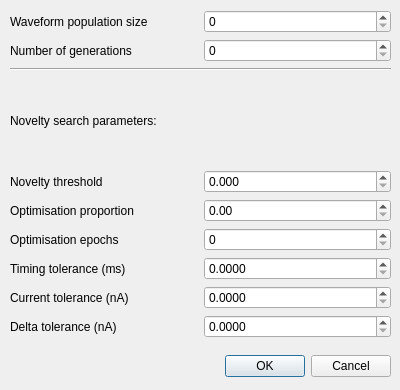
<?xml version="1.0" encoding="UTF-8"?>
<ui version="4.0">
 <class>WavegenSetupDialog</class>
 <widget class="QDialog" name="WavegenSetupDialog">
  <property name="geometry">
   <rect>
    <x>0</x>
    <y>0</y>
    <width>400</width>
    <height>390</height>
   </rect>
  </property>
  <property name="windowTitle">
   <string>Waveform generation setup</string>
  </property>
  <widget class="QDialogButtonBox" name="buttonBox">
   <property name="geometry">
    <rect>
     <x>50</x>
     <y>350</y>
     <width>341</width>
     <height>32</height>
    </rect>
   </property>
   <property name="orientation">
    <enum>Qt::Horizontal</enum>
   </property>
   <property name="standardButtons">
    <set>QDialogButtonBox::Cancel|QDialogButtonBox::Ok</set>
   </property>
  </widget>
  <widget class="QWidget" name="layoutWidget">
   <property name="geometry">
    <rect>
     <x>10</x>
     <y>10</y>
     <width>381</width>
     <height>328</height>
    </rect>
   </property>
   <layout class="QGridLayout" name="gridLayout">
    <item row="5" column="1">
     <widget class="QDoubleSpinBox" name="ns_optimiseProportion">
      <property name="toolTip">
       <string>&lt;html&gt;&lt;head/&gt;&lt;body&gt;&lt;p&gt;Number of reference waveforms from the novelty search stage that are to be used as the initial population in the optimisation stage&lt;/p&gt;&lt;/body&gt;&lt;/html&gt;</string>
      </property>
      <property name="decimals">
       <number>2</number>
      </property>
      <property name="maximum">
       <double>1.000000000000000</double>
      </property>
      <property name="singleStep">
       <double>0.100000000000000</double>
      </property>
     </widget>
    </item>
    <item row="4" column="1">
     <widget class="QDoubleSpinBox" name="ns_noveltyThreshold">
      <property name="toolTip">
       <string>&lt;html&gt;&lt;head/&gt;&lt;body&gt;&lt;p&gt;Threshold for new waveforms to be accepted as sufficiently novel to become a reference waveform.&lt;/p&gt;&lt;p&gt;As novelty is based on a number of features (e.g. of the current evoked by the waveform, in voltage clamp waveform generation), there is no one optimal value. As a rough guideline, aim for several hundred to a few thousand reference waveforms per parameter.&lt;/p&gt;&lt;/body&gt;&lt;/html&gt;</string>
      </property>
      <property name="decimals">
       <number>3</number>
      </property>
      <property name="maximum">
       <double>1000.000000000000000</double>
      </property>
     </widget>
    </item>
    <item row="0" column="1">
     <widget class="QSpinBox" name="popsize">
      <property name="maximum">
       <number>100000</number>
      </property>
      <property name="singleStep">
       <number>100</number>
      </property>
     </widget>
    </item>
    <item row="6" column="1">
     <widget class="QSpinBox" name="ns_ngenOptimise">
      <property name="maximum">
       <number>100000</number>
      </property>
     </widget>
    </item>
    <item row="1" column="0">
     <widget class="QLabel" name="label_2">
      <property name="text">
       <string>Number of generations</string>
      </property>
     </widget>
    </item>
    <item row="8" column="1">
     <widget class="QDoubleSpinBox" name="tolCurrent">
      <property name="toolTip">
       <string>&lt;html&gt;&lt;head/&gt;&lt;body&gt;&lt;p&gt;Current tolerance is the amount of current a differential response for a parameter must have in order to be considered for fitness evaluation.&lt;/p&gt;&lt;/body&gt;&lt;/html&gt;</string>
      </property>
      <property name="decimals">
       <number>4</number>
      </property>
      <property name="singleStep">
       <double>0.000100000000000</double>
      </property>
     </widget>
    </item>
    <item row="6" column="0">
     <widget class="QLabel" name="label_7">
      <property name="text">
       <string>Optimisation epochs</string>
      </property>
     </widget>
    </item>
    <item row="3" column="0" colspan="2">
     <widget class="QLabel" name="label_3">
      <property name="text">
       <string>Novelty search parameters:</string>
      </property>
     </widget>
    </item>
    <item row="5" column="0">
     <widget class="QLabel" name="label_6">
      <property name="text">
       <string>Optimisation proportion</string>
      </property>
     </widget>
    </item>
    <item row="7" column="0">
     <widget class="QLabel" name="label_4">
      <property name="text">
       <string>Timing tolerance (ms)</string>
      </property>
     </widget>
    </item>
    <item row="7" column="1">
     <widget class="QDoubleSpinBox" name="tolTime">
      <property name="toolTip">
       <string>&lt;html&gt;&lt;head/&gt;&lt;body&gt;&lt;p&gt;Timing tolerance describes the amount of time the differential current response for a parameter can be less than the maximum without ending its winning streak. I.e., a current response is considered a single response for fitness purposes even if it contains brief interruptions (usually from the capacitive current).&lt;/p&gt;&lt;/body&gt;&lt;/html&gt;</string>
      </property>
      <property name="decimals">
       <number>4</number>
      </property>
      <property name="singleStep">
       <double>0.000100000000000</double>
      </property>
     </widget>
    </item>
    <item row="2" column="0" colspan="2">
     <widget class="Line" name="line">
      <property name="orientation">
       <enum>Qt::Horizontal</enum>
      </property>
     </widget>
    </item>
    <item row="4" column="0">
     <widget class="QLabel" name="label_5">
      <property name="text">
       <string>Novelty threshold</string>
      </property>
     </widget>
    </item>
    <item row="8" column="0">
     <widget class="QLabel" name="label_8">
      <property name="text">
       <string>Current tolerance (nA)</string>
      </property>
     </widget>
    </item>
    <item row="0" column="0">
     <widget class="QLabel" name="label">
      <property name="text">
       <string>Waveform population size</string>
      </property>
     </widget>
    </item>
    <item row="1" column="1">
     <widget class="QSpinBox" name="ngen">
      <property name="maximum">
       <number>100000</number>
      </property>
      <property name="singleStep">
       <number>100</number>
      </property>
     </widget>
    </item>
    <item row="9" column="0">
     <widget class="QLabel" name="label_9">
      <property name="text">
       <string>Delta tolerance (nA)</string>
      </property>
     </widget>
    </item>
    <item row="9" column="1">
     <widget class="QDoubleSpinBox" name="tolDelta">
      <property name="toolTip">
       <string>&lt;html&gt;&lt;head/&gt;&lt;body&gt;&lt;p&gt;Delta tolerance is the minimal difference between the differential current responses of two parameters (i.e., the strongest response and the runner-up) in order to be considered for fitness evaluation.&lt;/p&gt;&lt;/body&gt;&lt;/html&gt;</string>
      </property>
      <property name="decimals">
       <number>4</number>
      </property>
      <property name="singleStep">
       <double>0.000100000000000</double>
      </property>
     </widget>
    </item>
   </layout>
  </widget>
 </widget>
 <resources/>
 <connections>
  <connection>
   <sender>buttonBox</sender>
   <signal>accepted()</signal>
   <receiver>WavegenSetupDialog</receiver>
   <slot>accept()</slot>
   <hints>
    <hint type="sourcelabel">
     <x>248</x>
     <y>254</y>
    </hint>
    <hint type="destinationlabel">
     <x>157</x>
     <y>274</y>
    </hint>
   </hints>
  </connection>
  <connection>
   <sender>buttonBox</sender>
   <signal>rejected()</signal>
   <receiver>WavegenSetupDialog</receiver>
   <slot>reject()</slot>
   <hints>
    <hint type="sourcelabel">
     <x>316</x>
     <y>260</y>
    </hint>
    <hint type="destinationlabel">
     <x>286</x>
     <y>274</y>
    </hint>
   </hints>
  </connection>
 </connections>
</ui>
